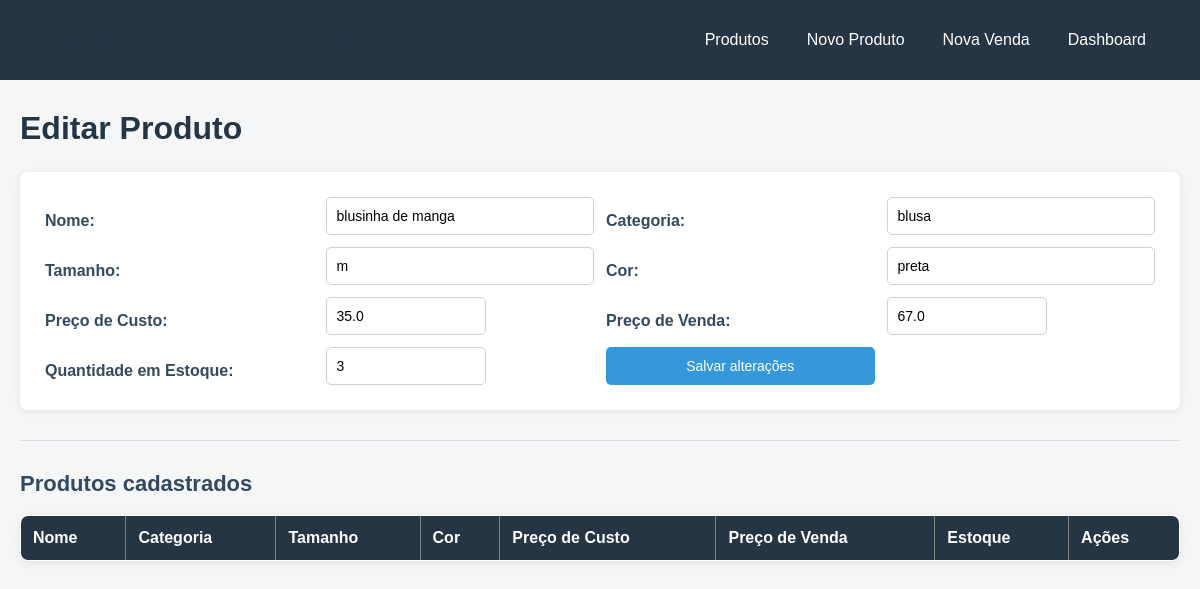
The page /produtos/1/editar on the database its author committed.
### tables this page shows
CREATE TABLE produtos (
    id INTEGER PRIMARY KEY AUTOINCREMENT,
    nome TEXT NOT NULL,
    categoria TEXT,
    tamanho TEXT,
    cor TEXT,
    preco_custo REAL,
    preco_venda REAL NOT NULL,
    quantidade_estoque INTEGER NOT NULL DEFAULT 0,
    ativo INTEGER DEFAULT 1,
    criado_em TEXT DEFAULT CURRENT_TIMESTAMP
);

### app.py (the view, shortened to what this page needs)
@app.route("/produtos/<int:id>/editar", methods=["GET", "POST"])
def editar_produto(id):
    conn = get_connection()
    produto = conn.execute(
        "SELECT * FROM produtos WHERE id=?",
        (id,)
    ).fetchone()
    conn.close()
    return render_template(
        "produtos.html",
        produto=produto,
        editar=True
    )

### database.py (called while the page is built)
def get_connection():
    conn = sqlite3.connect(DB_PATH)
    conn.row_factory = sqlite3.Row  # permite acessar por nome de coluna
    conn.execute("PRAGMA foreign_keys = ON")
    return conn

### templates/produtos.html (shortened to what this page needs)
{% extends "base.html" %}
{% block content %}
<h1>{{ "Editar Produto" if editar else "Cadastro de Produtos" }}</h1>
<form method="POST" action="{% if editar %}{{ url_for('editar_produto', id=produto.id) }}{% else %}{{ url_for('novo_produto') }}{% endif %}">
    <label>Nome:</label>
    <input type="text" name="nome" value="{{ produto.nome if editar else '' }}" required>
    <label>Categoria:</label>
    <input type="text" name="categoria" value="{{ produto.categoria if editar else '' }}" required>
    <label>Tamanho:</label>
    <input type="text" name="tamanho" value="{{ produto.tamanho if editar else '' }}">
    <label>Cor:</label>
    <input type="text" name="cor" value="{{ produto.cor if editar else '' }}">
    <label>Preço de Custo:</label>
    <input type="number" name="preco_custo" step="0.01" value="{{ produto.preco_custo if editar else '' }}" required>
    <label>Preço de Venda:</label>
    <input type="number" name="preco_venda" step="0.01" value="{{ produto.preco_venda if editar else '' }}" required>
    <label>Quantidade em Estoque:</label>
    <input type="number" name="quantidade_estoque" min="0" value="{{ produto.quantidade_estoque if editar else '' }}" required>
    <button type="submit">{{ "Salvar alterações" if editar else "Cadastrar Produto" }}</button>
</form>
<hr>
<h2>Produtos cadastrados</h2>
<table border="1">
    <thead>
        <tr>
            <th>Nome</th>
            <th>Categoria</th>
            <th>Tamanho</th>
            <th>Cor</th>
            <th>Preço de Custo</th>
            <th>Preço de Venda</th>
            <th>Estoque</th>
            <th>Ações</th>
        </tr>
    </thead>
</table>
{% endblock %}

### static/layout.css (style rules this page uses)
* { box-sizing: border-box; }
body { margin: 0; font-family: Arial, Helvetica, sans-serif; background-color: #f4f6f8; color: #2c3e50; }
h1 { color: #263544; margin-top: 0; margin-bottom: 25px; }
h2 { color: #34495e; margin-top: 30px; margin-bottom: 18px; font-size: 22px; }
form { background-color: white; padding: 25px; border-radius: 8px; box-shadow: 0 2px 8px rgba(0, 0, 0, 0.08); }
main > form { display: grid; grid-template-columns: repeat(4, 1fr); gap: 12px; align-items: end; }
label { display: block; margin-bottom: 5px; font-weight: bold; color: #34495e; }
input, select { width: 100%; padding: 10px; border: 1px solid #ccd1d9; border-radius: 5px; font-size: 14px; background-color: white; transition: 0.2s; }
button { background-color: #3498db; color: white; border: none; padding: 11px 18px; border-radius: 5px; font-size: 14px; cursor: pointer; transition: 0.2s; }
table { width: 100%; border-collapse: collapse; background-color: white; border-radius: 8px; overflow: hidden; box-shadow: 0 2px 8px rgba(0, 0, 0, 0.08); }
th { background-color: #263544; color: white; text-align: left; }
th, td { padding: 13px 12px; border-bottom: 1px solid #e5e7e9; }
main hr { border: none; border-top: 1px solid #dcdde1; margin: 30px 0; }
input[type="number"] { max-width: 160px; }

### rows shown on the page
produtos: nome "blusinha de manga", categoria "blusa", tamanho "m", cor "preta", preco_custo "35.0", preco_venda "67.0", quantidade_estoque "3"

### other values the page prints
{{ "Editar Produto" if editar else "Cadastro de Produtos" }} "Editar Produto"
{{ "Salvar alterações" if editar else "Cadastrar Produto" }} "Salvar alterações"
